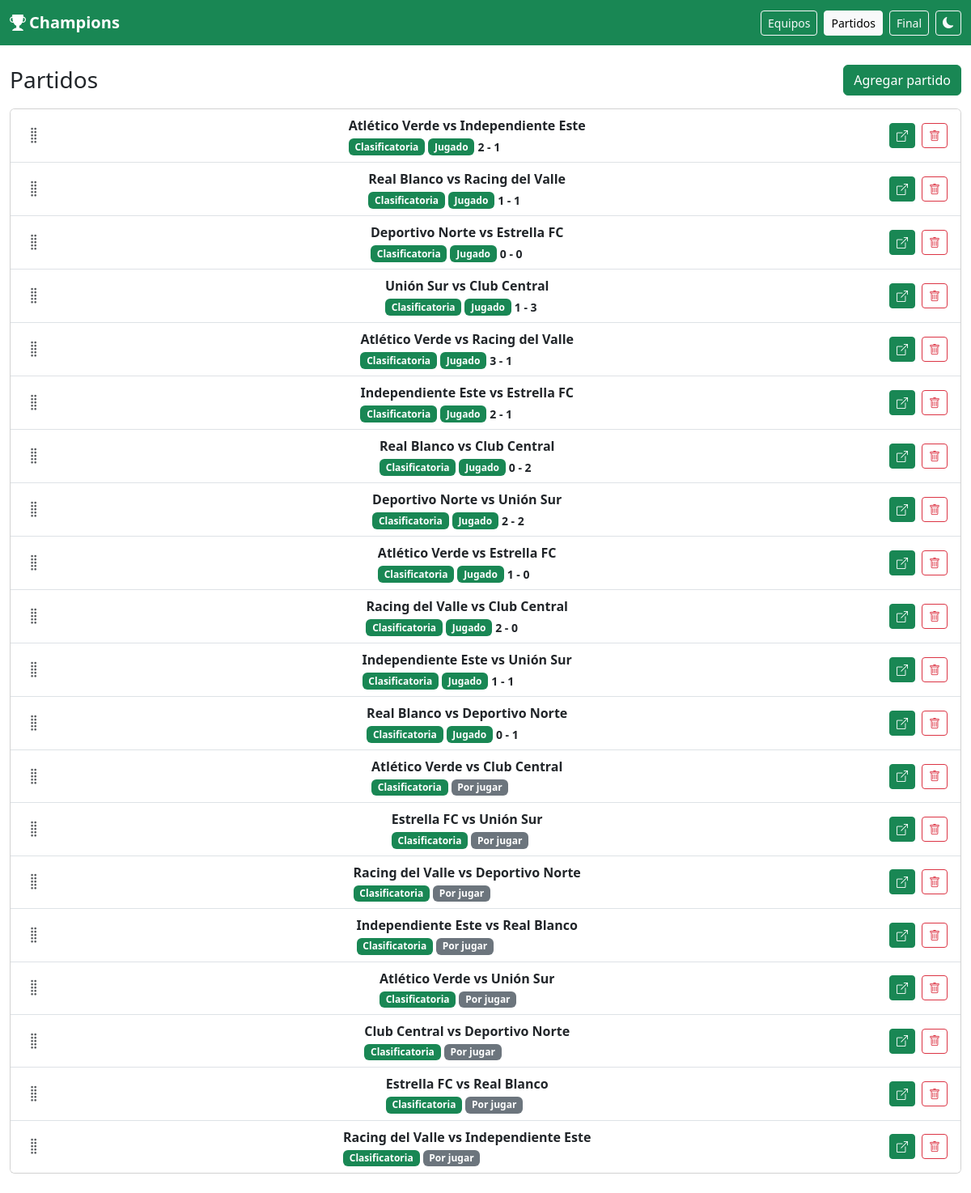
The page /partidos.php on the database its author committed.
### tables this page shows
CREATE TABLE partidos (
  id INT UNSIGNED NOT NULL AUTO_INCREMENT,
  jornada SMALLINT UNSIGNED NOT NULL,
  vuelta TINYINT(1) NOT NULL DEFAULT 0,
  local_id INT UNSIGNED NOT NULL,
  visitante_id INT UNSIGNED NOT NULL,
  fecha DATETIME DEFAULT NULL,
  cancha VARCHAR(150) DEFAULT NULL,
  arbitro VARCHAR(120) DEFAULT NULL,
  goles_local TINYINT UNSIGNED DEFAULT NULL,
  goles_visitante TINYINT UNSIGNED DEFAULT NULL,
  estado ENUM('programado', 'jugado', 'suspendido', 'aplazado') NOT NULL DEFAULT 'programado',
  tipo ENUM('clasificatoria', 'eliminatoria') NOT NULL DEFAULT 'clasificatoria',
  orden SMALLINT UNSIGNED NOT NULL DEFAULT 0,
  creado_en DATETIME NOT NULL DEFAULT CURRENT_TIMESTAMP,
  PRIMARY KEY (id),
  KEY idx_partidos_fecha (fecha),
  KEY idx_partidos_jornada (jornada),
  KEY idx_partidos_estado_fecha (estado, fecha),
  KEY idx_partidos_local (local_id),
  KEY idx_partidos_visitante (visitante_id),
  CONSTRAINT fk_partidos_local
    FOREIGN KEY (local_id) REFERENCES equipos (id)
    ON UPDATE CASCADE,
  CONSTRAINT fk_partidos_visitante
    FOREIGN KEY (visitante_id) REFERENCES equipos (id)
    ON UPDATE CASCADE
);

CREATE TABLE equipos (
  id INT UNSIGNED NOT NULL AUTO_INCREMENT,
  nombre VARCHAR(120) NOT NULL,
  nombre_corto VARCHAR(10) NOT NULL,
  grupo_id INT UNSIGNED DEFAULT NULL,
  orden SMALLINT UNSIGNED NOT NULL DEFAULT 0,
  escudo VARCHAR(255) DEFAULT NULL,
  dt VARCHAR(120) DEFAULT NULL,
  ciudad VARCHAR(100) DEFAULT NULL,
  fundacion SMALLINT UNSIGNED DEFAULT NULL,
  colores VARCHAR(80) DEFAULT NULL,
  activo TINYINT(1) NOT NULL DEFAULT 1,
  creado_en DATETIME NOT NULL DEFAULT CURRENT_TIMESTAMP,
  PRIMARY KEY (id),
  UNIQUE KEY uq_equipos_nombre (nombre),
  UNIQUE KEY uq_equipos_corto (nombre_corto),
  KEY idx_equipos_grupo (grupo_id),
  CONSTRAINT fk_equipos_grupo
    FOREIGN KEY (grupo_id) REFERENCES grupos (id)
    ON UPDATE CASCADE
);

### includes/funciones.php (called while the page is built, shortened)
<?php
require_once dirname(__DIR__) . '/config/db.php';
function e(mixed $valor): string
{
    return htmlspecialchars((string) ($valor ?? ''), ENT_QUOTES, 'UTF-8');
}
function url_raiz(): string
{
    $script = str_replace('\\', '/', (string) ($_SERVER['SCRIPT_NAME'] ?? ''));
    $directorio = rtrim(dirname($script), '/');
    if ($directorio === '/' || $directorio === '.' || $directorio === '') {
        return '';
    }
    return $directorio;
}
function url_public(string $archivo = 'index.php'): string
{
    return url_raiz() . '/' . ltrim($archivo, '/');
}
function marcador_texto(array $partido): string
{
    if (($partido['estado'] ?? '') === 'jugado' && $partido['goles_local'] !== null && $partido['goles_visitante'] !== null) {
        return (int) $partido['goles_local'] . ' - ' . (int) $partido['goles_visitante'];
    }
    return 'vs';
}
function consultar(string $sql, array $params = []): array
{
    $stmt = db()->prepare($sql);
    $stmt->execute($params);
    return $stmt->fetchAll();
}
function clausula_limite(int $limite, int $maximo = 500): string
{
    if ($limite < 1) {
        return '';
    }
    return ' LIMIT ' . min($limite, $maximo);
}
function sql_partidos(): string
{
    return 'SELECT p.id, p.jornada, p.vuelta, p.local_id, p.visitante_id, p.fecha, p.cancha,
            p.arbitro, p.goles_local, p.goles_visitante, p.estado, p.tipo, p.orden,
            loc.nombre AS local_nombre, loc.nombre_corto AS local_corto, loc.escudo AS local_escudo,
            vis.nombre AS visita_nombre, vis.nombre_corto AS visita_corto, vis.escudo AS visita_escudo
            FROM partidos p
            INNER JOIN equipos loc ON loc.id = p.local_id
            INNER JOIN equipos vis ON vis.id = p.visitante_id';
}
function normalizar_partido(array $partido): array
{
    $partido['id'] = (int) $partido['id'];
    $partido['jornada'] = (int) $partido['jornada'];
    $partido['vuelta'] = (int) $partido['vuelta'];
    $partido['local_id'] = (int) $partido['local_id'];
    $partido['visitante_id'] = (int) $partido['visitante_id'];
    $partido['goles_local'] = $partido['goles_local'] === null ? null : (int) $partido['goles_local'];
    $partido['goles_visitante'] = $partido['goles_visitante'] === null ? null : (int) $partido['goles_visitante'];
    $partido['orden'] = (int) ($partido['orden'] ?? 0);
    return $partido;
}
function listar_partidos(array $filtros = []): array
{
    $sql = sql_partidos() . ' WHERE 1 = 1';
    $params = [];
    $jornada = (int) ($filtros['jornada'] ?? 0);
    $equipo = (int) ($filtros['equipo_id'] ?? 0);
    $estado = (string) ($filtros['estado'] ?? '');
    $orden = (($filtros['orden'] ?? 'asc') === 'desc') ? 'DESC' : 'ASC';
    $sql .= ' ORDER BY p.orden ' . $orden . ', p.id ' . $orden;
    $sql .= clausula_limite((int) ($filtros['limite'] ?? 0));
    return array_map('normalizar_partido', consultar($sql, $params));
}
function listar_equipos(bool $soloActivos = true): array
{
    $sql = 'SELECT e.id, e.nombre, e.nombre_corto, e.grupo_id, e.orden, g.nombre AS grupo,
                   e.escudo, e.dt, e.ciudad, e.fundacion, e.colores, e.activo
            FROM equipos e
            LEFT JOIN grupos g ON g.id = e.grupo_id';
    $sql .= ' ORDER BY g.nombre ASC, e.orden ASC, e.nombre ASC';
    return consultar($sql);
}

### config/db.php (called while the page is built, shortened)
<?php
function db(): PDO
{
    static $pdo = null;
    if ($pdo instanceof PDO) {
        return $pdo;
    }
    $dsn = 'mysql:host=' . DB_HOST . ';dbname=' . DB_NAME . ';charset=' . DB_CHARSET;
    try {
        $pdo = new PDO($dsn, DB_USER, DB_PASS, [
            PDO::ATTR_ERRMODE => PDO::ERRMODE_EXCEPTION,
            PDO::ATTR_DEFAULT_FETCH_MODE => PDO::FETCH_ASSOC,
            PDO::ATTR_EMULATE_PREPARES => false,
        ]);
    } catch (PDOException $e) {
        error_log('Error de conexión: ' . $e->getMessage());
        http_response_code(500);
        exit('No se pudo conectar a la base de datos. Revisa config/db.php y que el esquema esté importado.');
    }
    return $pdo;
}

### partidos.php (the view, shortened to what this page needs)
<?php
require __DIR__ . '/includes/funciones.php';
$partidos = listar_partidos();
$equipos = listar_equipos(false);
$pagina = 'partidos';
$contenedor = 'fluid';
require __DIR__ . '/includes/header.php';
?>
<div class="d-flex flex-wrap justify-content-between align-items-center gap-2 mb-3">
    <h1 class="h3 mb-0">Partidos</h1>
    <button class="btn btn-success" type="button" data-bs-toggle="modal" data-bs-target="#modal-partido" <?= $equipos === [] ? 'disabled' : '' ?>>Agregar partido</button>
</div>
<?php if ($equipos === []): ?>
    <p class="text-secondary">Primero crea equipos para armar el calendario.</p>
<?php elseif ($partidos === []): ?>
    <p class="text-secondary">Todavía no hay partidos. Arrástralos después para definir el orden.</p>
<?php else: ?>
    <div class="card">
        <div class="list-group list-group-flush" id="lista-partidos">
            <?php foreach ($partidos as $partido): ?>
                <div class="list-group-item partido-arrastrable d-flex justify-content-between align-items-center gap-2" draggable="true" data-id="<?= (int) $partido['id'] ?>">
                    <button class="agarre" type="button" draggable="false" aria-label="Mover partido">
                        <i class="bi bi-grip-vertical" aria-hidden="true"></i>
                    </button>
                    <div class="min-w-0">
                        <div class="fw-semibold text-truncate"><?= e((string) $partido['local_nombre']) ?> vs <?= e((string) $partido['visita_nombre']) ?></div>
                        <div class="d-flex flex-wrap align-items-center gap-1 mt-1">
                            <span class="badge <?= $partido['tipo'] === 'eliminatoria' ? 'text-bg-dark' : 'text-bg-success' ?>">
                                <?= $partido['tipo'] === 'eliminatoria' ? 'Eliminatoria' : 'Clasificatoria' ?>
                            </span>
                            <?php if ((string) $partido['estado'] === 'jugado'): ?>
                                <span class="badge text-bg-success">Jugado</span>
                                <span class="small fw-semibold"><?= e(marcador_texto($partido)) ?></span>
                            <?php else: ?>
                                <span class="badge text-bg-secondary">Por jugar</span>
                            <?php endif; ?>
                        </div>
                    </div>
                    <div class="d-flex gap-2 flex-shrink-0">
                        <a class="btn btn-sm btn-success" href="<?= e(url_public('partido.php?id=' . (int) $partido['id'])) ?>" aria-label="Abrir partido" title="Abrir" draggable="false"><i class="bi bi-box-arrow-up-right" aria-hidden="true"></i></a>
                        <form method="post" onsubmit="return confirm('¿Quitar este partido?');">
                            <button class="btn btn-sm btn-outline-danger" type="submit" aria-label="Quitar" title="Quitar"><i class="bi bi-trash" aria-hidden="true"></i></button>
                        </form>
                    </div>
                </div>
            <?php endforeach; ?>
        </div>
    </div>
<?php endif; ?>
<?php require __DIR__ . '/includes/footer.php'; ?>

### includes/header.php (shortened to what this page needs)
<?php
require_once __DIR__ . '/funciones.php';
$pagina = $pagina ?? '';
?>
<!doctype html>
<html lang="es">
<head>
    <link href="https://cdn.jsdelivr.net/npm/bootstrap@5.3.3/dist/css/bootstrap.min.css" rel="stylesheet">
    <link href="https://cdn.jsdelivr.net/npm/bootstrap-icons@1.11.3/font/bootstrap-icons.min.css" rel="stylesheet">
</head>
<body<?= ($cuerpo ?? '') === 'pantalla-fija' ? ' class="pantalla-fija"' : '' ?>>
<nav class="navbar navbar-dark bg-liga">
    <div class="<?= ($contenedor ?? '') === 'fluid' ? 'container-fluid' : 'container' ?> d-flex flex-wrap gap-2">
        <a class="navbar-brand fw-semibold" href="<?= e(url_public('index.php')) ?>">
            <i class="bi bi-trophy-fill me-1" aria-hidden="true"></i><?= e(LIGA_NOMBRE) ?>
        </a>
        <div class="d-none d-md-flex align-items-center gap-2 ms-auto">
            <a class="btn btn-sm <?= ($pagina ?? '') === 'equipos' ? 'btn-light' : 'btn-outline-light' ?>" href="<?= e(url_public('equipos.php')) ?>">Equipos</a>
            <a class="btn btn-sm <?= ($pagina ?? '') === 'partidos' ? 'btn-light' : 'btn-outline-light' ?>" href="<?= e(url_public('partidos.php')) ?>">Partidos</a>
            <a class="btn btn-sm <?= ($pagina ?? '') === 'final' ? 'btn-light' : 'btn-outline-light' ?>" href="<?= e(url_public('final.php')) ?>">Final</a>
            <button class="btn btn-outline-light btn-sm" type="button" data-tema aria-label="Cambiar tema claro u oscuro">
                <i class="bi bi-moon-fill icono-tema" aria-hidden="true"></i>
            </button>
        </div>
    </div>
</nav>
<main class="<?= ($contenedor ?? '') === 'fluid' ? 'container-fluid' : 'container' ?> py-4">

### includes/footer.php (shortened to what this page needs)
<?php
require_once __DIR__ . '/funciones.php';
?>
</main>
</body>
</html>

### includes/header.php (style rules this page uses)
html[data-bs-theme="light"] { color-scheme: light; }
body { min-height: 100vh; display: flex; flex-direction: column; }
main { flex: 1 0 auto; }
.bg-liga { background-color: #198754 !important; }
.agarre { touch-action: none; flex: 0 0 auto; border: 0; background: transparent; color: var(--bs-secondary-color); padding: .35rem .15rem; font-size: 1.35rem; line-height: 1; cursor: grab; }
.equipo-arrastrable, .partido-arrastrable { cursor: grab; }

### rows shown on the page
partidos: local.nombre "Atlético Verde", visitante.nombre "Independiente Este", tipo "Clasificatoria", marcador_texto($partido) "2 - 1"
partidos: local.nombre "Real Blanco", visitante.nombre "Racing del Valle", tipo "Clasificatoria", marcador_texto($partido) "1 - 1"
partidos: local.nombre "Deportivo Norte", visitante.nombre "Estrella FC", tipo "Clasificatoria", marcador_texto($partido) "0 - 0"
partidos: local.nombre "Unión Sur", visitante.nombre "Club Central", tipo "Clasificatoria", marcador_texto($partido) "1 - 3"
partidos: local.nombre "Atlético Verde", visitante.nombre "Racing del Valle", tipo "Clasificatoria", marcador_texto($partido) "3 - 1"
partidos: local.nombre "Independiente Este", visitante.nombre "Estrella FC", tipo "Clasificatoria", marcador_texto($partido) "2 - 1"
partidos: local.nombre "Real Blanco", visitante.nombre "Club Central", tipo "Clasificatoria", marcador_texto($partido) "0 - 2"
partidos: local.nombre "Deportivo Norte", visitante.nombre "Unión Sur", tipo "Clasificatoria", marcador_texto($partido) "2 - 2"
partidos: local.nombre "Atlético Verde", visitante.nombre "Estrella FC", tipo "Clasificatoria", marcador_texto($partido) "1 - 0"
partidos: local.nombre "Racing del Valle", visitante.nombre "Club Central", tipo "Clasificatoria", marcador_texto($partido) "2 - 0"
partidos: local.nombre "Independiente Este", visitante.nombre "Unión Sur", tipo "Clasificatoria", marcador_texto($partido) "1 - 1"
partidos: local.nombre "Real Blanco", visitante.nombre "Deportivo Norte", tipo "Clasificatoria", marcador_texto($partido) "0 - 1"
partidos: local.nombre "Atlético Verde", visitante.nombre "Club Central", tipo "Clasificatoria", estado "Por jugar"
partidos: local.nombre "Estrella FC", visitante.nombre "Unión Sur", tipo "Clasificatoria", estado "Por jugar"
partidos: local.nombre "Racing del Valle", visitante.nombre "Deportivo Norte", tipo "Clasificatoria", estado "Por jugar"
partidos: local.nombre "Independiente Este", visitante.nombre "Real Blanco", tipo "Clasificatoria", estado "Por jugar"
partidos: local.nombre "Atlético Verde", visitante.nombre "Unión Sur", tipo "Clasificatoria", estado "Por jugar"
partidos: local.nombre "Club Central", visitante.nombre "Deportivo Norte", tipo "Clasificatoria", estado "Por jugar"
partidos: local.nombre "Estrella FC", visitante.nombre "Real Blanco", tipo "Clasificatoria", estado "Por jugar"
partidos: local.nombre "Racing del Valle", visitante.nombre "Independiente Este", tipo "Clasificatoria", estado "Por jugar"

### other values the page prints
LIGA_NOMBRE "Champions"
